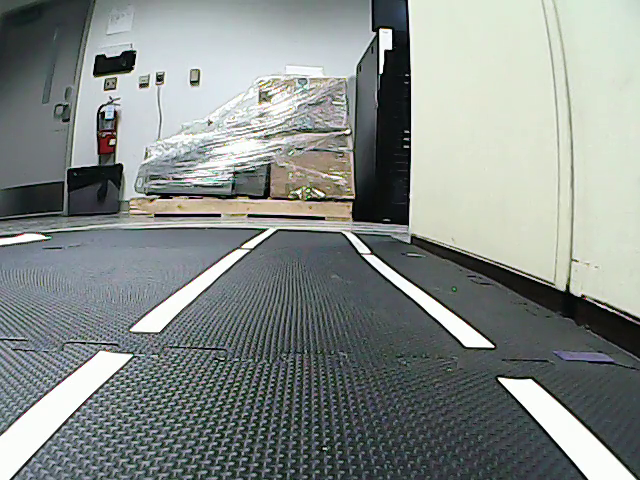
#> input picture frame 29 of input/input_video_lab.mp4, 640 x 480 px
$ python experimental_hough_transform.py
#> lines starting #> are read from the running program, lines starting #| are printed output that depends on the picture; after the words box and inside, x2 and y2 are one past the last pixel; in counts of white or black regions, pixels touching at a corner belong together
### LaneDetection/utilities/runpipeline_video_latest_frame.py
import threading
import cv2
import pyrealsense2 as rs
import numpy as np
from queue import Queue, Empty
from utilities.hough_transform_lane_detection import HoughTransformLaneDetection


# Functions to read frames from Video or RealSense Camera
class VideoCaptureLatestFrame:
    # [28 lines left out: functions __init__, _reader, read, not called in this run]

    def get_cap(self):
        return self.cap

    def release(self):
        self.cap.release()


class VideoCaptureLatestFrameFromRealSense:
    # [32 lines left out: functions __init__, _reader, read, not called in this run]

    def get_cap(self):
        return self.pipeline

    def release(self):
        self.pipeline.stop()


class VideoCaptureNextFrame:
    def __init__(self, name):
        self.cap = cv2.VideoCapture(name)

    def read(self):
        ret, frame = self.cap.read()
#> frame is the input picture: shape (480, 640, 3); mean B, G, R 137, 140.3, 133.9
        # ret is false when camera is disconnected OR no more frames in video file
        if ret:
            return frame
        return None

    def get_cap(self):
        return self.cap

    def release(self):
        self.cap.release()


def runPipelineOnVideo(videofile):
    try:
        vid_capture = None
        if videofile is None:
            print("with Camera")
            vid_capture = VideoCaptureLatestFrame()
        else:
            print("With Input Video File: {}".format(videofile))
            vid_capture = VideoCaptureNextFrame(videofile)

        cap = vid_capture.get_cap()
        input_video_frames_per_second = int(cap.get(cv2.CAP_PROP_FPS))
        output_video_frames_per_second = input_video_frames_per_second
        print("Input TotalFrames: {} | WidthXHeight: {}X{} | FPS:{}".format(
            int(cap.get(cv2.CAP_PROP_FRAME_COUNT)),
            int(cap.get(cv2.CAP_PROP_FRAME_WIDTH)),
            int(cap.get(cv2.CAP_PROP_FRAME_HEIGHT)),
            input_video_frames_per_second))

        pipeline = HoughTransformLaneDetection(False, False,
                                               False, True,
                                               output_video_frames_per_second, int(cap.get(3)), int(cap.get(4)))

        while True:
            frame = vid_capture.read()
            if frame is None:
                print("No frame received. Closing.")
                break
            error, delta, output = pipeline.processFrame(frame)
            # cv2.imshow('output', output)
            #
            # if cv2.waitKey(1) & 0xFF == ord('q'):
            #     break

    finally:
        pipeline.closePipeline()
        vid_capture.get_cap().release()
        cv2.destroyAllWindows()

### LaneDetection/utilities/imageHelper.py
import matplotlib.pyplot as plt
import numpy as np
import cv2

from utilities.image_warp import perspective_warp

# This file contains helper methods

# [36 lines left out: functions showImage, SaveFile, region_of_interest, displayAllHoughLines, not called in this run]


# Draw lines on provided image "img" with give color and thickness
# Also displays lines that are drawn before displaying on image - uses optionalText to display image title
def draw_lines(img, lines, color=[255, 0, 0], thickness=3):
    line_img = np.zeros(
        (
            img.shape[0],
            img.shape[1],
            3
        ),
        dtype=np.uint8
    )
    # img = np.copy(img)
    if lines is None:
        return
    for line in lines:
        for x1, y1, x2, y2 in line:
            cv2.line(line_img, (x1, y1), (x2, y2), color, thickness)

    img = cv2.addWeighted(img, 0.8, line_img, 1.0, 0.0)
    return img


# Takes hough lines which are categorized as left right and omitted based on line slope and displays then with different colors
# [22 lines left out: function display_all_hough_lines_based_on_category, not called in this run]


def keep_color(image, sensitivity=25):
#> called with sensitivity = 70
    hsv = cv2.cvtColor(image, cv2.COLOR_BGR2HSV)
#> hsv: shape (480, 640, 3); mean H, S, V 77.7, 33.9, 143.6

    lower_white = np.array([0, 0, 255 - sensitivity])
    upper_white = np.array([255, sensitivity, 255])

    mask = cv2.inRange(hsv, lower_white, upper_white)
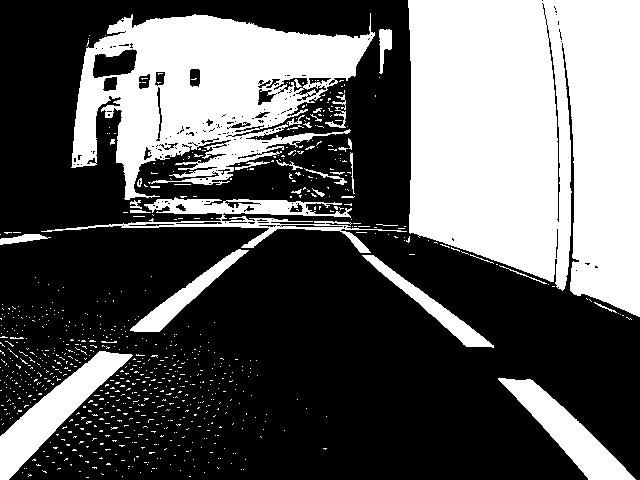
#> mask: shape (480, 640); 36.7% white; 804 white regions (767 under 20 px), largest, box (x1, y1, x2, y2) and area: (408, 0, 640, 317) 61646, (71, 13, 375, 200) 29684, (0, 351, 133, 480) 4938
    res = cv2.bitwise_and(image, image, mask=mask)
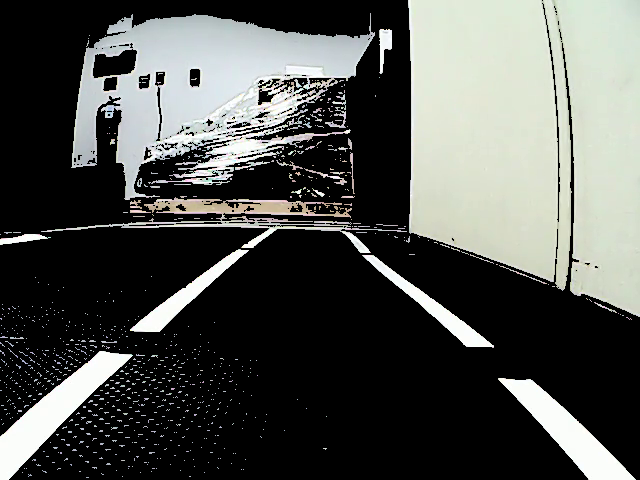
#> res: shape (480, 640, 3); mean B, G, R 78.8, 82.2, 80.2

    # [6 lines of commented-out code are left out]
    return res


# [177 lines left out: functions keep_color_red, keep_red_color, keep_green_color, keep_yellow_color, keep_blue_color, get_hist and 4 more, not called in this run]

### LaneDetection/utilities/pre_processing_pipeline.py
from utilities.imageHelper import keep_color, region_of_interest
import cv2
import numpy as np


def pipeline(image, image_debugger, cropped_image=True, is_input_for_performance=False):
    image_debugger.show_image("pipeline input", image)
    if is_input_for_performance:
        gray_image = image
        white_extracted_image = image
        image_debugger.show_image("Not performing white, greyscale as its performance", gray_image)
        return cv2.cvtColor(image, cv2.COLOR_RGB2GRAY), white_extracted_image
    else:
        white_extracted_image = keep_color(image, 70)  # 70 - for 0,1 80 for 2,3,4
        image_debugger.show_image("white", white_extracted_image)

        gray_image = cv2.cvtColor(white_extracted_image, cv2.COLOR_RGB2GRAY)
        image_debugger.show_image_grey("gray scale image", gray_image)

        binary = np.where(gray_image != 0, 1, 0)
        image_debugger.show_image_grey("binary image just for display. Its not used.", binary)

        kernel_size = 3
        blur_image = cv2.GaussianBlur(gray_image, (kernel_size, kernel_size), 0)
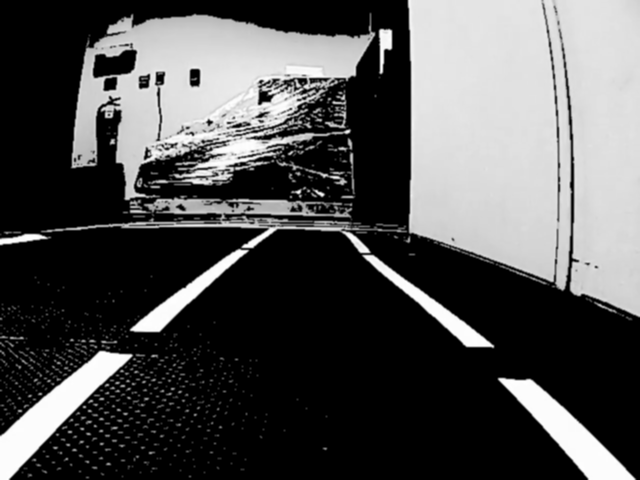
#> blur_image: shape (480, 640); min 0, max 255, mean 80.9
        image_debugger.show_image("blur image", blur_image)
        canny_image = cv2.Canny(blur_image, 250, 500)
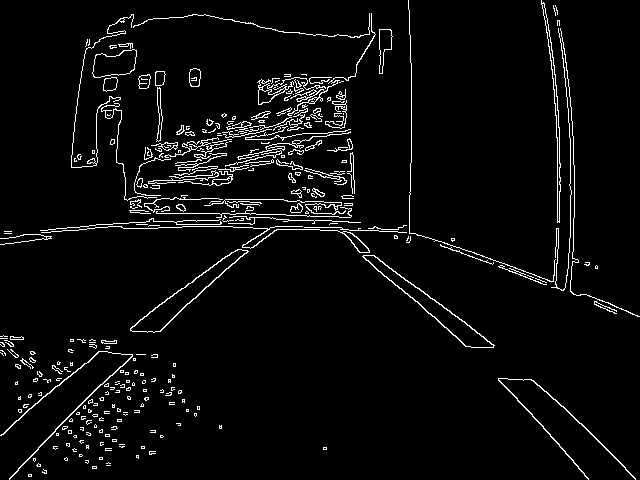
#> canny_image: shape (480, 640); 4.3% white in thin lines or dots
        image_debugger.show_image_grey("canny image", canny_image)

        if cropped_image:
            height = image.shape[0]
            width = image.shape[1]
            # Commented out below logic that crops part of the image as we are working on lanes drawn in the laboratory. This is useful when working in real world as top part of the image is usually Sky and can be cropped out.
            # Similarly, in real world, the image can be cropped in triangle form as captured lanes are usually in that shape.
            # Curved Lanes cannot be seen in usual triangular shape. We need to rely on maps to get the shape of upcoming lane (OR other algorithms to recognize shape of curved lane) and crop the image appropriately.

            # region_of_interest_vertices = [
            #     (0, height), (width / 4, 5 * height / 10),
            #     (3 * width / 4, 5 * height / 10),
            #     (width, height)]

            # We were cropping below when camera position was a bit low and car hood is in video taken
            # region_of_interest_vertices = [
            #     (0, height-50), (0, 0),
            #     (width, 0),
            #     (width, height-50)]

            # region_of_interest_vertices = [
            #     (0, height), (0, 200),
            #     (width, 200),
            #     (width, height)]
            #

            # For hough transform
            # region_of_interest_vertices = [
            #     (0, height), (473,251), (1275, 251),
            #     (width, height)]
            #
            # canny_image = region_of_interest(
            #     canny_image,
            #     np.array(
            #         [region_of_interest_vertices],
            #         np.int32
            #     ),
            # )
            image_debugger.show_image("Cropped image", canny_image)
            return canny_image, white_extracted_image

### LaneDetection/utilities/hough_transform_lane_detection.py
from utilities.imageHelper import showImage
from utilities.imageHelper import displayAllHoughLines
from utilities.imageHelper import display_all_hough_lines_based_on_category
from utilities.imageHelper import draw_lines
from utilities.image_debugger import ImageDebugger
from utilities.pre_processing_pipeline import pipeline
from utilities.video_writer import VideoWriter
import math
import cv2
import numpy as np

import matplotlib.pyplot as plt


class HoughTransformLaneDetection:
    def __init__(self, show_every_frame=False, save_every_frame=False,
                 build_input_video=False, build_output_video=False, frames_per_sec=0, width=0, height=0):
        self.centerOfCar = width / 2
        print("Center of car:" + str(self.centerOfCar))
        self.frame_count = 0
        self.show_every_frame = show_every_frame
        self.save_every_frame = save_every_frame

        self.build_output_video = build_output_video
        self.build_input_video = build_input_video
        self.frames_per_sec = frames_per_sec
        self.width = width
        self.height = height
        self.output_VideoWriter = None
        self.input_VideoWriter = None
        self.image_debugger = ImageDebugger(show_every_frame)

        if build_output_video:
            self.output_VideoWriter = VideoWriter('output_video.mp4', frames_per_sec, width, height)
        if build_input_video:
            self.input_VideoWriter = VideoWriter('input_video.mp4', frames_per_sec, width, height)

    def processFrame(self, image):
        self.frame_count = self.frame_count + 1
        print("Frame count " + str(self.frame_count))

        if self.build_input_video:
            self.input_VideoWriter.add_image(image)

        cropped_image, wit = pipeline(image, self.image_debugger, cropped_image=True)

        lines = cv2.HoughLinesP(
            cropped_image,
            rho=8,
            theta=np.pi / 60,
            threshold=100,
            lines=np.array([]),
            minLineLength=15,
            maxLineGap=10
        )
#> lines = 562 rows, first 6: [314, 201, 344, 231], [222, 114, 269, 161], [312, 189, 357, 230], [145, 150, 232, 178], [316, 189, 361, 230], [240, 136, 260, 125]
        # [5 lines of commented-out code are left out]
        if self.show_every_frame:
            showImage("Image With All HOUGH Lines", displayAllHoughLines(lines, image))

        left_line_x = []
        left_line_y = []
        right_line_x = []
        right_line_y = []
        leftCategory = []
        rightCategory = []
        ommittedCategory = []
        error = 0
        delta = -1
        #centeroflanes = -1
        centerofimage = 320

        if lines is None:
            print("Hough Lines is None")
            error = 1

        else:
            for line in lines:
                for x1, y1, x2, y2 in line:
                    if x2 == x1:
                        ommittedCategory.append([x1, y1, x2, y2])
                        # self.writeToFrame(image, "OM X1=X2: ", (x2, y2), (255, 255, 255))
                        continue
                    slope = (y2 - y1) / (x2 - x1)
                    if math.fabs(slope) < 0.1 or math.fabs(slope) > 15:
                        ommittedCategory.append([x1, y1, x2, y2])
                        # self.writeToFrame(image, "OM SLOPE: ", (x2, y2), (255, 255, 255))
                        continue
                    if slope <= 0:
                        # if x1 > self.centerOfCar:
                        #     ommittedCategory.append([x1, y1, x2, y2])
                        #     # self.writeToFrame(image, "OM LonR: ", (x2, y2), (255, 255, 255))
                        #     continue
                        left_line_x.extend([x1, x2])
                        left_line_y.extend([y1, y2])
                        leftCategory.append([x1, y1, x2, y2])
                    else:
                        # if x1 < self.centerOfCar:
                        #     ommittedCategory.append([x1, y1, x2, y2])
                        #     # self.writeToFrame(image, "OM RonL: ", (x2, y2), (255, 255, 255))
                        #     continue
                        right_line_x.extend([x1, x2])
                        right_line_y.extend([y1, y2])
                        rightCategory.append([x1, y1, x2, y2])
#> this loop made 562 passes
#> after the loop, leftCategory = 270 items, first 6: [240, 136, 260, 125], [282, 165, 307, 133], [41, 239, 69, 227], [320, 97, 333, 78], [263, 164, 313, 77], [124, 197, 224, 153]; left_line_x = 540 values, max 404 at index 529, min 0 at index 348, mean 199; left_line_y = 540 values, max 478 at index 186, min 22 at index 433, mean 227.8; ommittedCategory = 75 items, first 6: [332, 214, 348, 213], [241, 218, 265, 217], [233, 227, 252, 227], [190, 224, 208, 224], [570, 208, 570, 226], [556, 287, 556, 263]; rightCategory = 217 items, first 6: [314, 201, 344, 231], [222, 114, 269, 161], [312, 189, 357, 230], [145, 150, 232, 178], [316, 189, 361, 230], [103, 37, 122, 52]; right_line_x = 434 values, max 625 at index 75, min 82 at index 264, mean 288.9; right_line_y = 434 values, max 478 at index 369, min 13 at index 148, mean 179.4

        if self.show_every_frame:
            display_all_hough_lines_based_on_category(leftCategory, rightCategory, ommittedCategory, image)

        min_y = int(image.shape[0] * (1 / 4))
        max_y = int(image.shape[0])
        finalLines = []
        leftX = 0
        rightX = 0

        plt.plot(left_line_x, left_line_y, 'o', color='black')
        plt.plot(right_line_x, right_line_y, 'o', color='yellow')
        plt.imshow(image)
        plt.show()
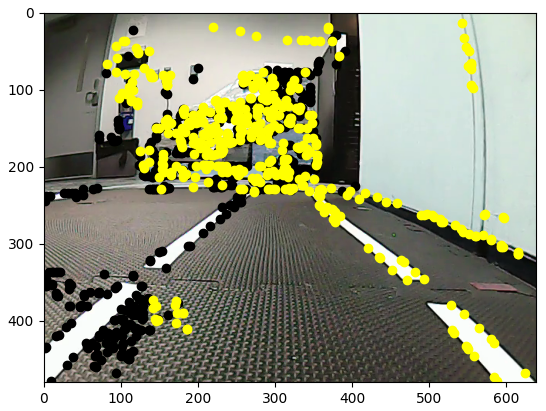
#> figure drawn by matplotlib, 1 panel; B, G, R data is drawn as R, G, B

        if len(left_line_y) != 0 and len(left_line_x) != 0:
            poly_left = np.poly1d(np.polyfit(
                left_line_y,
                left_line_x,
                deg=2
            ))
            left_x_start = int(poly_left(max_y))
#> left_x_start = 38
            leftX = left_x_start
#> leftX = 38
            left_x_end = int(poly_left(min_y))
#> left_x_end = 268
            finalLines.append([left_x_start, max_y, left_x_end, min_y])

            if self.show_every_frame:
                right_eq_x = []
                right_eq_y = []
                for i in range(100, 480):
                    if i % 10 == 0:
                        x_val = int(poly_left(i))
                        print("{},{}".format(x_val, i))
                        right_eq_y.append(i)
                        right_eq_x.append(x_val)
                print("Plotting {},{}".format(right_eq_x, right_eq_y))
                plt.plot(right_eq_x, right_eq_y, 'o', color='red')


        if len(right_line_y) != 0 and len(right_line_x) != 0:
            poly_right = np.poly1d(np.polyfit(
                right_line_y,
                right_line_x,
                deg=2
            ))
            right_x_start = int(poly_right(max_y))
#> right_x_start = 551
            rightX = right_x_start
#> rightX = 551
            right_x_end = int(poly_right(min_y))
#> right_x_end = 254
            finalLines.append([right_x_start, max_y, right_x_end, min_y])

            if self.show_every_frame:
                right_eq_x = []
                right_eq_y = []
                for i in range(100, 480):
                    if i % 10 == 0:
                        x_val = int(poly_right(i))
                        print("{},{}".format(x_val, i))
                        right_eq_y.append(i)
                        right_eq_x.append(x_val)
                print("Plotting {},{}".format(right_eq_x, right_eq_y))
                plt.plot(right_eq_x, right_eq_y, 'o', color='yellow')
                plt.imshow(image)
                plt.show()

        if leftX or rightX is not None:
            if rightX is None:
                print('rightX is None')
                deviation = self.centerOfCar - leftX
                delta = self.centerOfCar - deviation
            elif leftX is None:
                print('leftX is None')
                deviation = rightX - self.centerOfCar
                delta = self.centerOfCar - deviation
            else:
                centeroflanes = (leftX + rightX) / 2
#> centeroflanes = 294.5
                delta = self.centerOfCar - centeroflanes
#> delta = 25.5

        else:
            error = 1

        self.writeToFrame(image, "Image Center : " + str(centerofimage), (20, 150), (255, 255, 255))
        self.writeToFrame(image, "Lane Center : " + str(centeroflanes), (20, 200), (255, 255, 255))
        self.writeToFrame(image, "error : " + str(error), (20, 250), (255, 255, 255))
        self.writeToFrame(image, "Frame No. " + str(self.frame_count), (20, 100), (255, 255, 255))
        # if abs(error) > 80:
        #     self.writeToFrame(image, "ERROR", (20, 300), (0, 0, 255))

        line_image = draw_lines(
            image,
            [finalLines],
            color=[0, 0, 255],
            thickness=5,
        )
        if self.show_every_frame:
            showImage("Output image", line_image)

        if self.build_output_video:
            self.output_VideoWriter.add_image(line_image)
        return error, delta, line_image

    def writeToFrame(self, image, text, position, color):
#> called with text = 'Image Center : 320', position = (20, 150), color = (255, 255, 255)
        font = cv2.FONT_HERSHEY_SIMPLEX
        fontScale = 0.5
        lineType = 1

        cv2.putText(image, text, position, font, fontScale, color, lineType)
        return image

    def closePipeline(self):
        if self.build_output_video:
            print("Generated output video. Closing streams.")
            self.output_VideoWriter.close()
        if self.build_input_video:
            print("Generated input video. Closing streams.")
            self.input_VideoWriter.close()

### LaneDetection/utilities/image_debugger.py
import matplotlib.pyplot as plt
import numpy as np
import cv2

# Contains various helper methods to debug an image
class ImageDebugger:
    def __init__(self, is_show_all_frames_enabled):
        self.is_show_all_frames_enabled = is_show_all_frames_enabled

    def show_image(self, title, image):
        if self.is_show_all_frames_enabled:
            plt.imshow(image)
            # plt.imshow(cv2.cvtColor(image, cv2.COLOR_BGR2RGB))
            plt.title(title)
            plt.show()

    # [5 lines left out: function show_image_bgr, not called in this run]

    def show_image_grey(self, title, image):
        if self.is_show_all_frames_enabled:
            plt.imshow(image, cmap='gray')
            plt.title(title)
            plt.show()

    # [22 lines left out: functions show_image_with_curves, show_image_histogram, not called in this run]

    def is_enabled(self):
        return self.is_show_all_frames_enabled

    def enabled(self, val):
        self.is_show_all_frames_enabled = val

### LaneDetection/utilities/video_writer.py
import cv2


# Saves video from images
class VideoWriter:
    def __init__(self, file_name, frames_per_sec, width, height):
        self.height = height
        self.width = width
        self.frames_per_sec = frames_per_sec
        self.file_name = file_name
        self.out = cv2.VideoWriter(self.file_name,
                                   cv2.VideoWriter_fourcc(*'avc1'),
                                   self.frames_per_sec,
                                   (self.width, self.height))
        print("Output Video {} | FPS {} | Width {} | Height {}.".format(self.file_name, self.frames_per_sec, self.width, self.height))

    def add_image(self, image):
        self.out.write(image)

    def close(self):
        print("Closing video stream {}".format(self.file_name))
        self.out.release()

### LaneDetection/experimental_hough_transform.py
from utilities.runpipeline_video_latest_frame import runPipelineOnVideo
import os

dir_path = os.path.dirname(os.path.realpath(__file__))

# Worked initially with hough transform. This presents using hough transform on a video and getting left and right lines. Left lines are black where as right lanes are yellow.
# This is only for hough transform demo purposes and is not a final solution.
# Hough transform was dropped later because it only deals with straight lines.
runPipelineOnVideo(dir_path + "/../input/input_video_lab.mp4")
#> after the loop in draw_lines, `for line in lines:`:
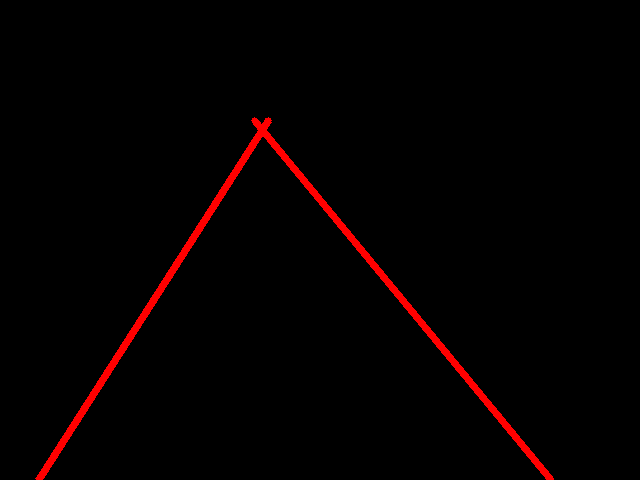
#> line_img: shape (480, 640, 3); mean of channels 0, 1, 2 0, 0, 5.2; drawn as B, G, R
#> in draw_lines, `img = cv2.addWeighted(img, 0.8, line_img, 1.0, 0.0)`:
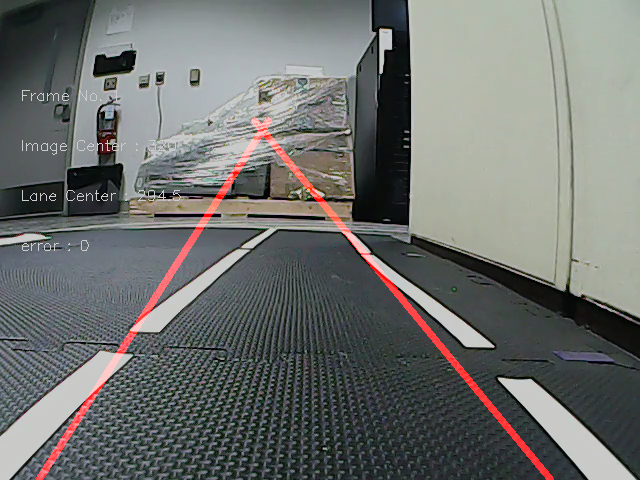
#> img: shape (480, 640, 3); mean of channels 0, 1, 2 109.9, 112.6, 110.6; drawn as B, G, R
#> in runPipelineOnVideo, `error, delta, output = pipeline.processFrame(frame)`: error = 0; delta = 25.5
runPipelineOnVideo(None)
